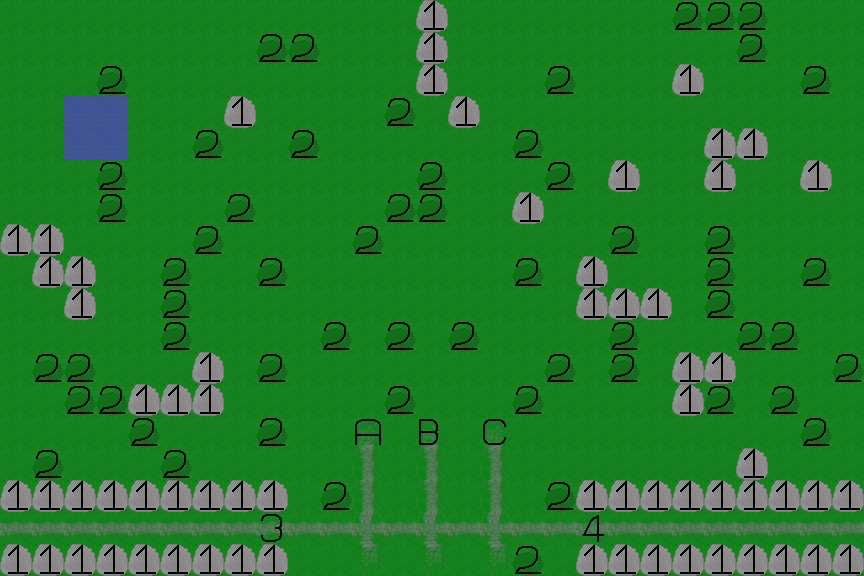

Rendered tile map (Tiled .tmx) drawn with the repository's tilesets; below, a short description and the full map source, tile grids included:
An orthogonal 27x18 tile map with 32x32 px tiles, 2 tile layers (Textures, Properties), 3 tilesets.

<map version="1.0" orientation="orthogonal" renderorder="right-down" width="27" height="18" tilewidth="32" tileheight="32" nextobjectid="1">
 <tileset firstgid="1" name="font" tilewidth="32" tileheight="32" tilecount="256" columns="16">
  <image source="../textures/font.png" width="512" height="512" />
 </tileset>
 <tileset firstgid="257" name="textures" tilewidth="32" tileheight="32" tilecount="256" columns="16">
  <image source="../textures/textures.png" width="512" height="512" />
 </tileset>
 <tileset firstgid="513" name="water" tilewidth="32" tileheight="32" tilecount="8" columns="8">
  <properties>
   <property name="ticks" type="int" value="8" />
  </properties>
  <image source="../textures/water.png" width="256" height="32" />
 </tileset>
 <layer name="Textures" width="27" height="18">
  <data encoding="csv">
257,257,257,257,257,257,257,257,257,257,257,257,257,259,257,257,257,257,257,257,257,258,258,258,257,257,257,
257,257,257,257,257,257,257,257,258,258,257,257,257,259,257,257,257,257,257,257,257,257,257,258,257,257,257,
257,257,257,258,257,257,257,257,257,257,257,257,257,259,257,257,257,258,257,257,257,259,257,257,257,258,257,
257,257,513,513,257,257,257,259,257,257,257,257,258,257,259,257,257,257,257,257,257,257,257,257,257,257,257,
257,257,513,513,257,257,258,257,257,258,257,257,257,257,257,257,258,257,257,257,257,257,259,259,257,257,257,
257,257,257,258,257,257,257,257,257,257,257,257,257,258,257,257,257,258,257,259,257,257,259,257,257,259,257,
257,257,257,258,257,257,257,258,257,257,257,257,258,258,257,257,259,257,257,257,257,257,257,257,257,257,257,
259,259,257,257,257,257,258,257,257,257,257,258,257,257,257,257,257,257,257,258,257,257,258,257,257,257,257,
257,259,259,257,257,258,257,257,258,257,257,257,257,257,257,257,258,257,259,257,257,257,258,257,257,258,257,
257,257,259,257,257,258,257,257,257,257,257,257,257,257,257,257,257,257,259,259,259,257,258,257,257,257,257,
257,257,257,257,257,258,257,257,257,257,258,257,258,257,258,257,257,257,257,258,257,257,257,258,258,257,257,
257,258,258,257,257,257,259,257,258,257,257,257,257,257,257,257,257,258,257,258,257,259,259,257,257,257,258,
257,257,258,258,259,259,259,257,257,257,257,257,258,257,257,257,258,257,257,257,257,259,258,257,258,257,257,
257,257,257,257,258,257,257,257,258,257,257,262,257,262,257,262,257,257,257,257,257,257,257,257,257,258,257,
257,258,257,257,257,258,257,257,257,257,257,294,257,294,257,294,257,257,257,257,257,257,257,259,257,257,257,
259,259,259,259,259,259,259,259,259,257,258,294,257,294,257,294,257,258,259,259,259,259,259,259,259,259,259,
277,277,277,277,277,277,277,277,277,277,277,278,277,278,277,278,277,277,277,277,277,277,277,277,277,277,277,
259,259,259,259,259,259,259,259,259,257,257,310,257,310,257,310,258,257,259,259,259,259,259,259,259,259,259
</data>
 </layer>
 <layer name="Properties" width="27" height="18">
  <data encoding="csv">
0,0,0,0,0,0,0,0,0,0,0,0,0,1,0,0,0,0,0,0,0,2,2,2,0,0,0,
0,0,0,0,0,0,0,0,2,2,0,0,0,1,0,0,0,0,0,0,0,0,0,2,0,0,0,
0,0,0,2,0,0,0,0,0,0,0,0,0,1,0,0,0,2,0,0,0,1,0,0,0,2,0,
0,0,0,0,0,0,0,1,0,0,0,0,2,0,1,0,0,0,0,0,0,0,0,0,0,0,0,
0,0,0,0,0,0,2,0,0,2,0,0,0,0,0,0,2,0,0,0,0,0,1,1,0,0,0,
0,0,0,2,0,0,0,0,0,0,0,0,0,2,0,0,0,2,0,1,0,0,1,0,0,1,0,
0,0,0,2,0,0,0,2,0,0,0,0,2,2,0,0,1,0,0,0,0,0,0,0,0,0,0,
1,1,0,0,0,0,2,0,0,0,0,2,0,0,0,0,0,0,0,2,0,0,2,0,0,0,0,
0,1,1,0,0,2,0,0,2,0,0,0,0,0,0,0,2,0,1,0,0,0,2,0,0,2,0,
0,0,1,0,0,2,0,0,0,0,0,0,0,0,0,0,0,0,1,1,1,0,2,0,0,0,0,
0,0,0,0,0,2,0,0,0,0,2,0,2,0,2,0,0,0,0,2,0,0,0,2,2,0,0,
0,2,2,0,0,0,1,0,2,0,0,0,0,0,0,0,0,2,0,2,0,1,1,0,0,0,2,
0,0,2,2,1,1,1,0,0,0,0,0,2,0,0,0,2,0,0,0,0,1,2,0,2,0,0,
0,0,0,0,2,0,0,0,2,0,0,17,0,18,0,19,0,0,0,0,0,0,0,0,0,2,0,
0,2,0,0,0,2,0,0,0,0,0,0,0,0,0,0,0,0,0,0,0,0,0,1,0,0,0,
1,1,1,1,1,1,1,1,1,0,2,0,0,0,0,0,0,2,1,1,1,1,1,1,1,1,1,
0,0,0,0,0,0,0,0,3,0,0,0,0,0,0,0,0,0,4,0,0,0,0,0,0,0,0,
1,1,1,1,1,1,1,1,1,0,0,0,0,0,0,0,2,0,1,1,1,1,1,1,1,1,1
</data>
 </layer>
</map>